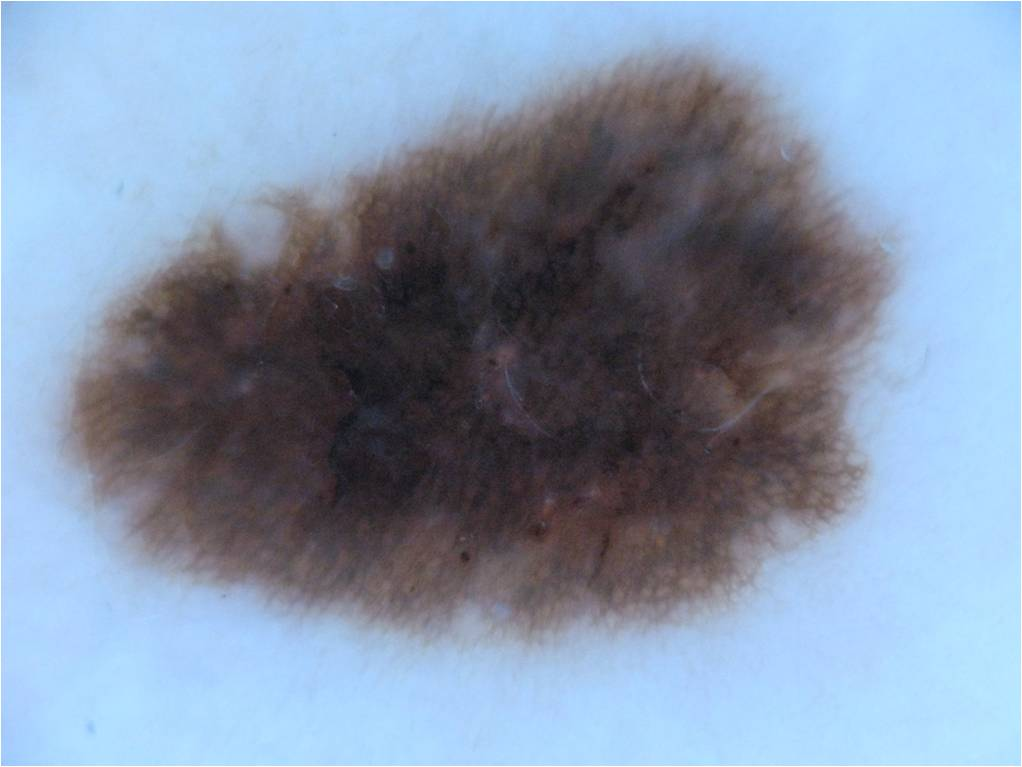
//> input picture data/img1.jpg, 1022 x 767 px
$ ./main   (built with g++ and OpenCV 4)
//> lines starting //> are read from the running program, lines starting //| are printed output that depends on the picture; after the words box and inside, x2 and y2 are one past the last pixel; in counts of white or black regions, pixels touching at a corner belong together
//
//  main.cpp
//  melanoma_detection
//
//  Created by Mateus Mesturini Meruvia on 4/28/16.
//  Copyright © 2016 Mateus Mesturini Meruvia. All rights reserved.
//

#include <iostream>
#include <opencv2/opencv.hpp>

#include <opencv/cv.h>
#include <opencv/highgui.h>
#include <opencv/cxcore.h>
#include <opencv/cvaux.h>


#include<stdio.h>
#include<stdlib.h>
#include <string>
#include <sstream>
#include <fstream>
using namespace std;
using namespace cv;


Mat src1, src2;
Mat src_gray;
int thresh = 100;
int max_thresh = 255;
int n = 0;


struct square_roi{
    int x1, y1 = INT_MAX;
    int x2, y2 = INT_MIN;
};

Mat segmentation(Mat image_grayscale){
    Mat segmentated_image;

    //erode(image_grayscale, image_grayscale, 10); //NOT WORKING #3 argument = element (?)

    threshold(image_grayscale, image_grayscale, 120, 255, THRESH_BINARY_INV);

    Mat image_floodfill = image_grayscale.clone();
    floodFill(image_floodfill, cv::Point(0,0), Scalar(255));
    Mat image_floodfill_inv;
    bitwise_not(image_floodfill, image_floodfill_inv);
    Mat image_out = (image_grayscale | image_floodfill_inv);

    return image_out;
}

// [21 lines left out: function ROI, not called in this run]

Mat crop(Mat m, Mat out){
    Mat cropped_img;
    vector<vector<Point> > contours;
    vector<Point> points;
    findContours(m, contours, CV_RETR_LIST, CV_CHAIN_APPROX_NONE);
    for (size_t i=0; i<contours.size(); i++) {
        for (size_t j = 0; j < contours[i].size(); j++) {
            Point p = contours[i][j];
            points.push_back(p);
        }
    }


    if(points.size() > 0){
        Rect roi = boundingRect(Mat(points).reshape(2));
        //rectangle(out, brect.tl(), brect.br(), Scalar(100, 100, 200), 2, CV_AA);


        cropped_img = out(roi).clone();

    }
    return cropped_img;
}

// [50 lines left out: function generate_histogram, not called in this run]

double Comp_Hist(Mat src_base, Mat src_test, int compare_method){
    Mat hsv_base;
    Mat hsv_test;


    /// Convert to HSV
    cvtColor( src_base, hsv_base, COLOR_BGR2HSV );
    cvtColor( src_test, hsv_test, COLOR_BGR2HSV );


    /// Using 50 bins for hue and 60 for saturation
    int h_bins = 50; int s_bins = 60;
    int histSize[] = { h_bins, s_bins };

    // hue varies from 0 to 179, saturation from 0 to 255
    float h_ranges[] = { 0, 180 };
    float s_ranges[] = { 0, 256 };

    const float* ranges[] = { h_ranges, s_ranges };

    // Use the o-th and 1-st channels
    int channels[] = { 0, 1 };


    /// Histograms
    MatND hist_base;
    MatND hist_test;

    /// Calculate the histograms for the HSV images
    calcHist( &hsv_base, 1, channels, Mat(), hist_base, 2, histSize, ranges, true, false );
    normalize( hist_base, hist_base, 0, 1, NORM_MINMAX, -1, Mat() );

    calcHist( &hsv_test, 1, channels, Mat(), hist_test, 2, histSize, ranges, true, false );
    normalize( hist_test, hist_test, 0, 1, NORM_MINMAX, -1, Mat() );


    // [21 lines of commented-out code are left out]

    double base_test = compareHist( hist_base, hist_test, compare_method );
    switch (compare_method) {
        case(0): printf( " CORRELATION \n Base-Test(1): %f \n\n", base_test); return base_test;
        case(1): printf( " CHI-SQUARE \n Base-Test(1): %f \n\n", base_test); return base_test;
        case(2): printf( " INTERSECTION \n Base-Test(1): %f \n\n", base_test); return base_test;
        case(3): printf( " BHATTACHARYYA \n Base-Test(1): %f \n\n", base_test); return base_test;
    }
    printf( "Done \n" );
    return 0;

}

Mat read_img(int index, int type){
    Mat image;
    string source;
    string prefix = "/Users/mateusmesturini/Dropbox/Morgan Classes/Senior Project/Set2/data/img";
    source = prefix + to_string(index) + ".jpg";

    switch (type) {
        case(0):    image = imread(source); break;
        case(1):    image = imread(source, IMREAD_GRAYSCALE); break;
    }

    return image;
}


class Image
{
private:
    Mat file;
    Mat file_gray;
public:

    // [4 lines left out: function Image, not called in this run]


};


int main(int argc, const char * argv[]) {

    //METHODS:
    // 0 -> CORRELATION
    // 1 -> CHI-SQUARE
    // 2 -> INTERSECTION
    // 3 -> BHATTACHARYYA
    int method = 0;

    int src_index = 1;
    Mat src = read_img(src_index, 0);
//> in read_img, image is the input picture: 767 rows x 1022 cols, CV_8UC3; mean B, G, R 170.7, 148.4, 131.9
    Mat src_gray = read_img(src_index, 1);
//> call 2 of read_img, with index = 1, type = 1
//> in read_img (call 2), `case(1):    image = imread(source, IMREAD_GRAYSCALE); break;`:
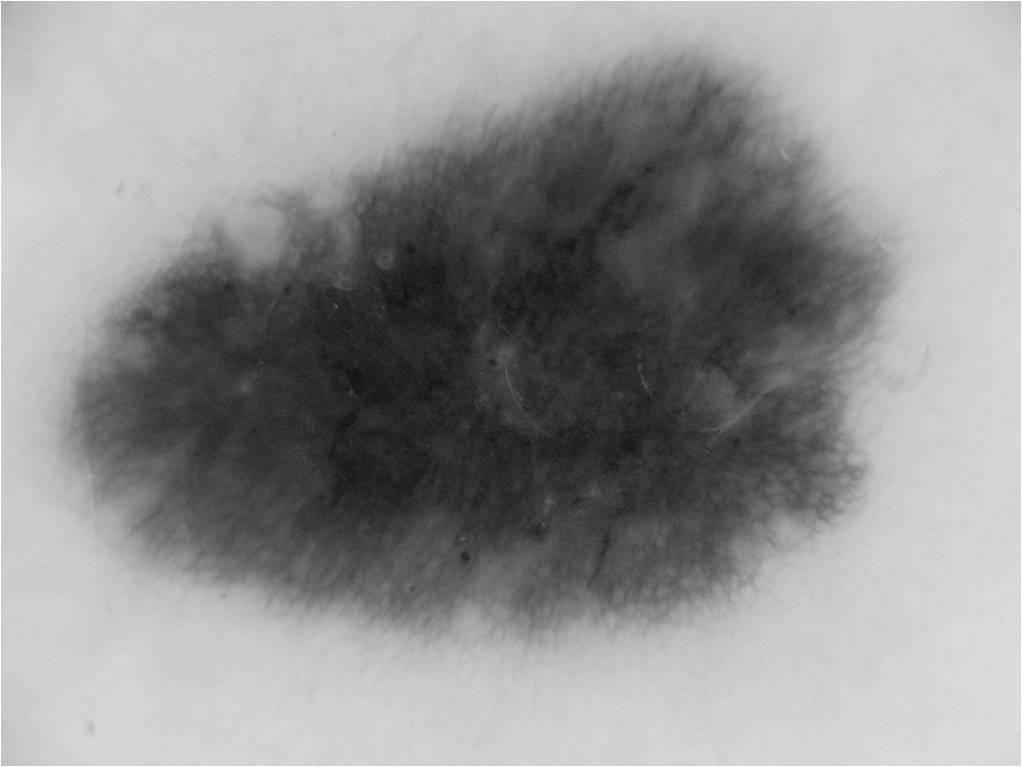
//> image: 767 rows x 1022 cols, CV_8UC1; min 17, max 255, mean 146
    src_gray = segmentation(src_gray);
//> in segmentation, `threshold(image_grayscale, image_grayscale, 120, 255, THRESH_BINARY_IN..`:
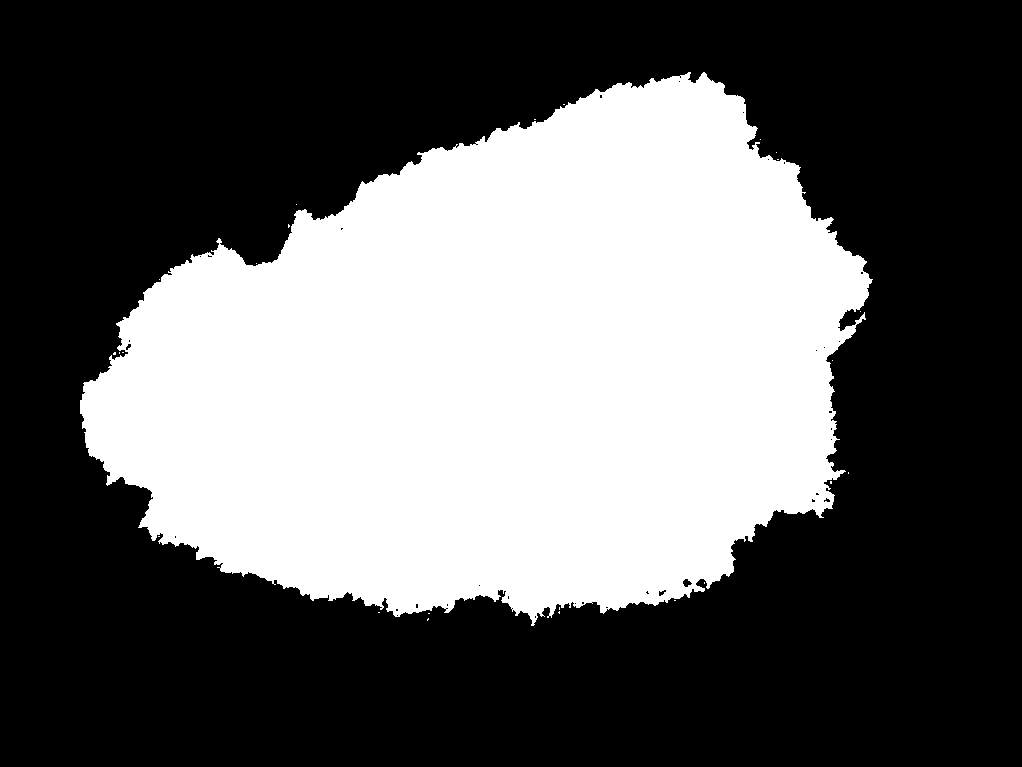
//> image_grayscale: 767 rows x 1022 cols, CV_8UC1; 37.9% white; 25 white regions (24 under 20 px), largest, box (x1, y1, x2, y2) and area: (80, 72, 873, 626) 296821
//> in segmentation, `floodFill(image_floodfill, cv::Point(0,0), Scalar(255));`:
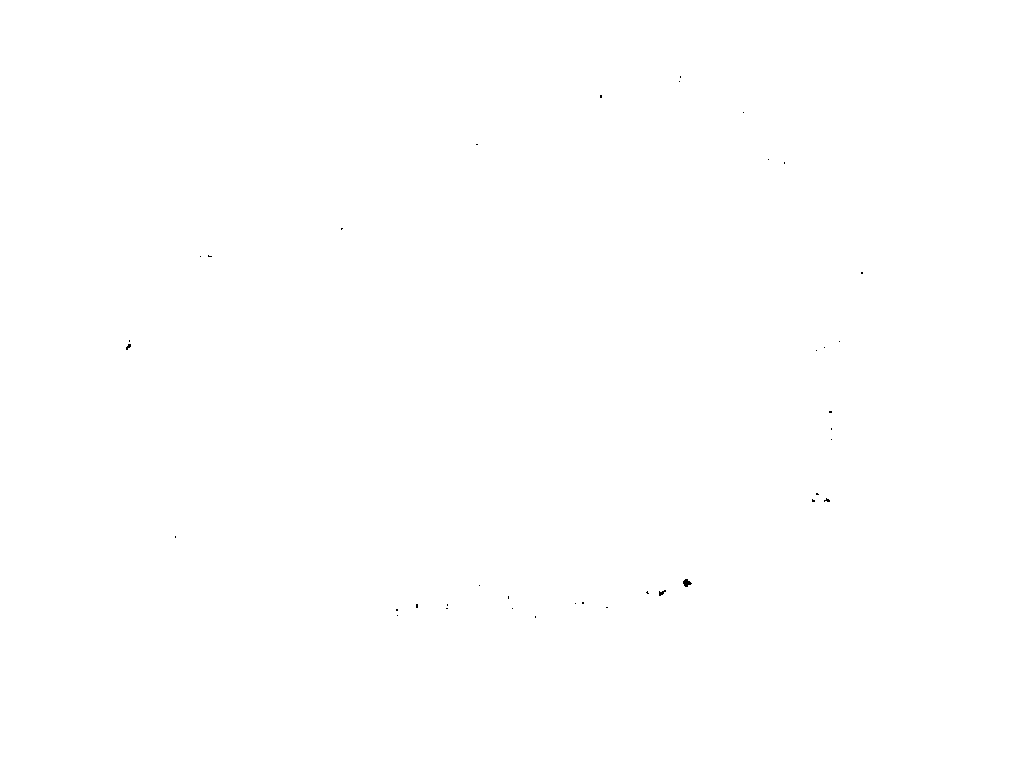
//> image_floodfill: 767 rows x 1022 cols, CV_8UC1; 100% white; black in thin lines or dots, all inside (x1, y1, x2, y2) = (126, 76, 863, 618)
//> in segmentation, `Mat image_out = (image_grayscale | image_floodfill_inv);`: image_out: 767 rows x 1022 cols, CV_8UC1; 37.9% white; 25 white regions (24 under 20 px)
    src = crop(src_gray, src);
//> in crop, `findContours(m, contours, CV_RETR_LIST, CV_CHAIN_APPROX_NONE);`: contours = 25 contours, 24 with area under 20; largest, box (x1, y1, x2, y2) and area: (80, 72, 873, 626) 295474
//> the loop in crop, `for (size_t i=0; i<contours.size(); i++)` made 25 passes
//> after the loop in crop, `for (size_t i=0; i<contours.size(); i++)`: points = 3137 Points (x, y), first 12: [428, 618], [427, 619], [427, 620], [428, 619], [428, 613], [429, 613], [378, 612], [379, 612], [559, 611], [558, 612], [559, 613], [559, 612]
//> in crop, `Rect roi = boundingRect(Mat(points).reshape(2));`: roi = Rect(80, 72, 793, 554)
//> in crop, `cropped_img = out(roi).clone();`:
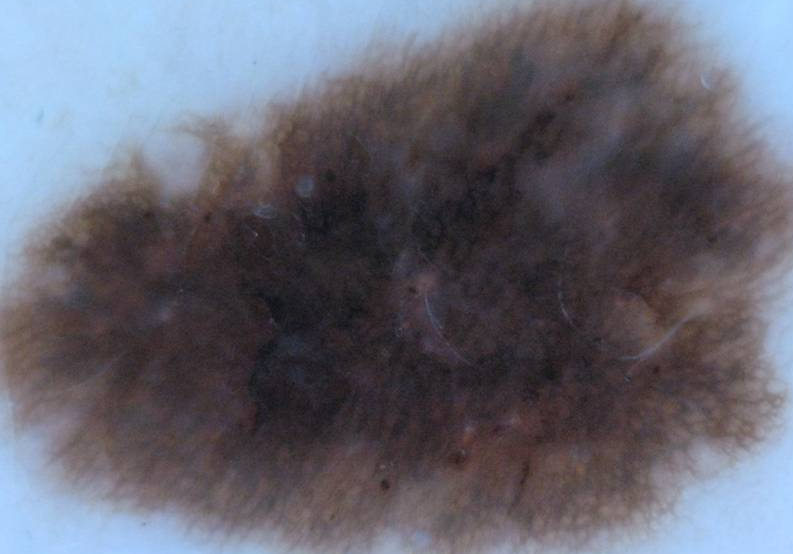
//> cropped_img: 554 rows x 793 cols, CV_8UC3; mean B, G, R 111.1, 100, 100.5


    double match_higher = 0;
    double match_lower = DBL_MAX;

    int best_match = 0;

    for(int i = 1; i <=40 ; i++){
        Mat test = read_img(i, 0);
        Mat test_gray = read_img(i, 1);
        test_gray = segmentation(test_gray);
        test = crop(test_gray, test);
//> the loop in crop (call 2), `for (size_t i=0; i<contours.size(); i++)` made 25 passes
        printf("%d\n",i);
//| 1


        if(method%2 == 0){

            if (Comp_Hist(src, test,method) > match_higher && Comp_Hist(src, test,method) != 1) {
//> in Comp_Hist, `cvtColor( src_base, hsv_base, COLOR_BGR2HSV );`: hsv_base: 554 rows x 793 cols, CV_8UC3; mean H, S, V 123, 45.6, 116.3
//> in Comp_Hist, `calcHist( &hsv_base, 1, channels, Mat(), hist_base, 2, histSize, range..`:
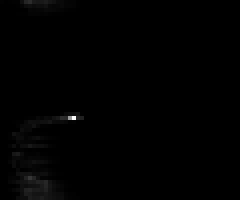
//> hist_base: 50 rows x 60 cols, CV_32FC1 (shown 4 times larger); min 0, max 29505, mean 146.4; drawn with min black and max white
//> in Comp_Hist, `normalize( hist_base, hist_base, 0, 1, NORM_MINMAX, -1, Mat() );`:
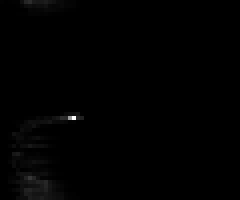
//> hist_base: 50 rows x 60 cols, CV_32FC1 (shown 4 times larger); 19.57% of pixels changed, all inside (x1, y1, x2, y2) = (0, 0, 27, 50)
//> in Comp_Hist, `double base_test = compareHist( hist_base, hist_test, compare_method );`: base_test = 1
//|  CORRELATION
//|  Base-Test(1): 1.000000
//|  CORRELATION
//|  Base-Test(1): 1.000000
//> (the run ends here: the program stops with an error, at `floodFill(image_floodfill, cv::Point(0,0), Scalar(255));`)
